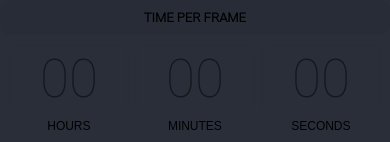
                     <widget class="QFrame" name="frame_div_time_per_frame">
                      <property name="minimumSize">
                       <size>
                        <width>0</width>
                        <height>140</height>
                       </size>
                      </property>
                      <property name="maximumSize">
                       <size>
                        <width>390</width>
                        <height>200</height>
                       </size>
                      </property>
                      <property name="styleSheet">
                       <string notr="true">background-color: rgb(41, 46, 57);
border-radius: 10px;
</string>
                      </property>
                      <property name="frameShape">
                       <enum>QFrame::NoFrame</enum>
                      </property>
                      <property name="frameShadow">
                       <enum>QFrame::Raised</enum>
                      </property>
                      <layout class="QVBoxLayout" name="verticalLayout_10">
                       <property name="spacing">
                        <number>0</number>
                       </property>
                       <property name="leftMargin">
                        <number>0</number>
                       </property>
                       <property name="topMargin">
                        <number>0</number>
                       </property>
                       <property name="rightMargin">
                        <number>0</number>
                       </property>
                       <property name="bottomMargin">
                        <number>0</number>
                       </property>
                       <item>
                        <widget class="QFrame" name="frame_title_wid_2">
                         <property name="maximumSize">
                          <size>
                           <width>16777215</width>
                           <height>35</height>
                          </size>
                         </property>
                         <property name="styleSheet">
                          <string notr="true">background-color: rgb(39, 44, 54);</string>
                         </property>
                         <property name="frameShape">
                          <enum>QFrame::StyledPanel</enum>
                         </property>
                         <property name="frameShadow">
                          <enum>QFrame::Raised</enum>
                         </property>
                         <layout class="QVBoxLayout" name="verticalLayout_12">
                          <item>
                           <widget class="QLabel" name="labelBoxBlenderInstalation_2">
                            <property name="font">
                             <font>
                              <family>Roboto Light</family>
                              <pointsize>10</pointsize>
                              <weight>75</weight>
                              <bold>true</bold>
                             </font>
                            </property>
                            <property name="styleSheet">
                             <string notr="true"/>
                            </property>
                            <property name="text">
                             <string>TIME PER FRAME</string>
                            </property>
                            <property name="alignment">
                             <set>Qt::AlignCenter</set>
                            </property>
                           </widget>
                          </item>
                         </layout>
                        </widget>
                       </item>
                       <item>
                        <widget class="QFrame" name="frame_content_wid_2">
                         <property name="frameShape">
                          <enum>QFrame::NoFrame</enum>
                         </property>
                         <property name="frameShadow">
                          <enum>QFrame::Raised</enum>
                         </property>
                         <layout class="QVBoxLayout" name="verticalLayout_13">
                          <item>
                           <layout class="QGridLayout" name="gridLayout_3">
                            <item row="0" column="0">
                             <widget class="QLineEdit" name="lineEdit_hours">
                              <property name="minimumSize">
                               <size>
                                <width>100</width>
                                <height>60</height>
                               </size>
                              </property>
                              <property name="font">
                               <font>
                                <family>Roboto Thin</family>
                                <pointsize>40</pointsize>
                               </font>
                              </property>
                              <property name="styleSheet">
                               <string notr="true">QLineEdit {
	background-color: rgb(41, 46, 57);
	border-radius: 10px;
	border: 2px solid rgb(41, 45, 56);
	padding: 0px;
	selection-background-color: rgb(85, 170, 255);
}
QLineEdit:hover {
	border: 2px solid rgb(64, 71, 88);
}
QLineEdit:focus {
	border: 2px solid rgb(85, 170, 255);
	background-color: rgb(43, 49, 57);
}</string>
                              </property>
                              <property name="text">
                               <string/>
                              </property>
                              <property name="maxLength">
                               <number>2</number>
                              </property>
                              <property name="alignment">
                               <set>Qt::AlignCenter</set>
                              </property>
                              <property name="placeholderText">
                               <string>00</string>
                              </property>
                             </widget>
                            </item>
                            <item row="0" column="1">
                             <widget class="QLineEdit" name="lineEdit_minutes">
                              <property name="minimumSize">
                               <size>
                                <width>100</width>
                                <height>60</height>
                               </size>
                              </property>
                              <property name="font">
                               <font>
                                <family>Roboto Thin</family>
                                <pointsize>40</pointsize>
                               </font>
                              </property>
                              <property name="styleSheet">
                               <string notr="true">QLineEdit {
	background-color: rgb(41, 46, 57);
	border-radius: 10px;
	border: 2px solid rgb(41, 45, 56);
	padding: 0px;
	selection-background-color: rgb(85, 170, 255);
}
QLineEdit:hover {
	border: 2px solid rgb(64, 71, 88);
}
QLineEdit:focus {
	border: 2px solid rgb(85, 170, 255);
	background-color: rgb(43, 49, 57);
}</string>
                              </property>
                              <property name="text">
                               <string/>
                              </property>
                              <property name="maxLength">
                               <number>2</number>
                              </property>
                              <property name="alignment">
                               <set>Qt::AlignCenter</set>
                              </property>
                              <property name="placeholderText">
                               <string>00</string>
                              </property>
                             </widget>
                            </item>
                            <item row="0" column="2">
                             <widget class="QLineEdit" name="lineEdit_seconds">
                              <property name="minimumSize">
                               <size>
                                <width>100</width>
                                <height>60</height>
                               </size>
                              </property>
                              <property name="font">
                               <font>
                                <family>Roboto Thin</family>
                                <pointsize>40</pointsize>
                               </font>
                              </property>
                              <property name="styleSheet">
                               <string notr="true">QLineEdit {
	background-color: rgb(41, 46, 57);
	border-radius: 10px;
	border: 2px solid rgb(41, 45, 56);
	padding: 0px;
	selection-background-color: rgb(85, 170, 255);
}
QLineEdit:hover {
	border: 2px solid rgb(64, 71, 88);
}
QLineEdit:focus {
	border: 2px solid rgb(85, 170, 255);
	background-color: rgb(43, 49, 57);
}</string>
                              </property>
                              <property name="text">
                               <string/>
                              </property>
                              <property name="maxLength">
                               <number>2</number>
                              </property>
                              <property name="alignment">
                               <set>Qt::AlignCenter</set>
                              </property>
                              <property name="placeholderText">
                               <string>00</string>
                              </property>
                             </widget>
                            </item>
                            <item row="1" column="0">
                             <widget class="QLabel" name="label_hours">
                              <property name="maximumSize">
                               <size>
                                <width>16777215</width>
                                <height>20</height>
                               </size>
                              </property>
                              <property name="font">
                               <font>
                                <family>Segoe UI</family>
                               </font>
                              </property>
                              <property name="styleSheet">
                               <string notr="true"/>
                              </property>
                              <property name="lineWidth">
                               <number>1</number>
                              </property>
                              <property name="text">
                               <string>HOURS</string>
                              </property>
                              <property name="alignment">
                               <set>Qt::AlignCenter</set>
                              </property>
                             </widget>
                            </item>
                            <item row="1" column="1">
                             <widget class="QLabel" name="label_minutes">
                              <property name="maximumSize">
                               <size>
                                <width>16777215</width>
                                <height>20</height>
                               </size>
                              </property>
                              <property name="font">
                               <font>
                                <family>Segoe UI</family>
                               </font>
                              </property>
                              <property name="styleSheet">
                               <string notr="true"/>
                              </property>
                              <property name="lineWidth">
                               <number>1</number>
                              </property>
                              <property name="text">
                               <string>MINUTES</string>
                              </property>
                              <property name="alignment">
                               <set>Qt::AlignCenter</set>
                              </property>
                             </widget>
                            </item>
                            <item row="1" column="2">
                             <widget class="QLabel" name="label_seconds">
                              <property name="maximumSize">
                               <size>
                                <width>16777215</width>
                                <height>20</height>
                               </size>
                              </property>
                              <property name="font">
                               <font>
                                <family>Segoe UI</family>
                               </font>
                              </property>
                              <property name="styleSheet">
                               <string notr="true"/>
                              </property>
                              <property name="lineWidth">
                               <number>1</number>
                              </property>
                              <property name="text">
                               <string>SECONDS</string>
                              </property>
                              <property name="alignment">
                               <set>Qt::AlignCenter</set>
                              </property>
                             </widget>
                            </item>
                           </layout>
                          </item>
                         </layout>
                        </widget>
                       </item>
                      </layout>
                     </widget>
